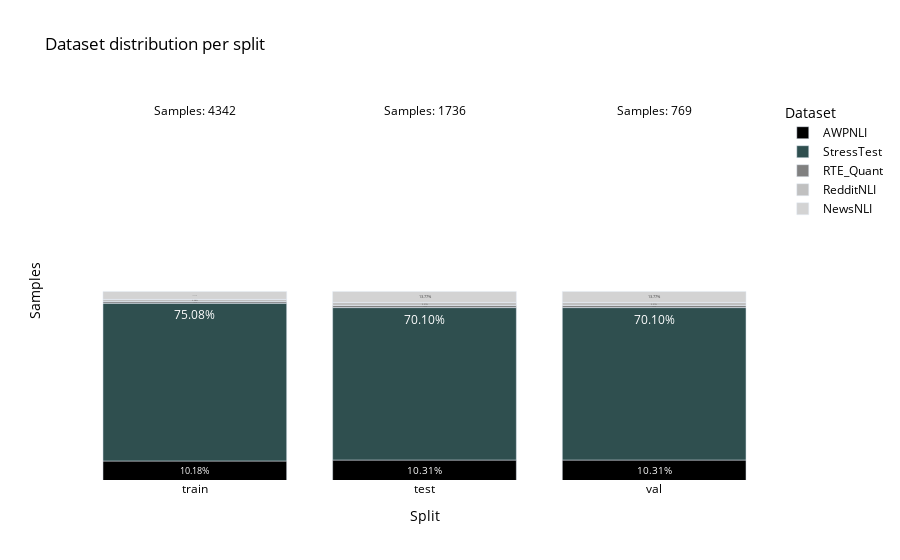

The notebook cell saved with this chart:
### Code cell
import plotly.express as px
import pandas as pd

# Custom color mapping for labels in shades of gray
color_discrete_map = {
    "AWPNLI": "black",
    "StressTest": "darkslategray",
    "RTE_Quant": "gray",
    "RedditNLI": "silver",
    "NewsNLI": "lightgray",
}

# Creating the bar chart
fig = px.bar(splits_df, x="Split", y="Samples", color="Dataset",
             title="Dataset distribution per split", color_discrete_map=color_discrete_map, text="Samples")
# Format text on bars to show as percentages
fig.update_traces(texttemplate='%{text:.2%}', textposition='inside')
# Remove the background behind the bars
fig.update_layout({
    'plot_bgcolor': 'rgba(255, 255, 255, 1)',
    'paper_bgcolor': 'rgba(255, 255, 255, 1)',
    'title_font_color': 'black',  # Set title text color to black
    'font_color': 'black',  # Set global font color to black (affects ticks and legend)
    # 'barmode': 'group'
})

# Remove grid lines and axis lines
fig.update_xaxes(showline=False, gridcolor='rgba(0,0,0,0)', tickfont=dict(color='black'), title_font=dict(color='black'))
fig.update_yaxes(showline=False, gridcolor='rgba(0,0,0,0)', tickfont=dict(color='white'), title_font=dict(color='black'))

for split, sample_count in zip(["train", "val", "test"], [4342, 769, 1736]):
    fig.add_annotation(
            x=split,
            y=1,  # Position at the top of the bar; may need adjustment.
            text=f"Samples: {sample_count}",
            showarrow=False,
            yshift=10  # Adjust this value to move the annotation up or down
        )

# Use a logarithmic scale for the y-axis
fig.update_yaxes(type='log')

# # Update dataset names/tick colors
# colors = ['red'] * 2 + ['blue'] * 3  # The first two red, the rest blue.
# fig.update_xaxes(
#     tickvals=equate_label_distribution['Dataset'].unique(),
#     ticktext=[f'<span style="color:{color}">{text}</span>' for color, text in zip(colors, equate_label_distribution['Dataset'].unique())],
#     tickmode='array'
# )

fig.show()

# os.makedirs("images", exist_ok=True)
# fig.write_image("images/training_splits.png")
# fig.write_image("images/training_splits.pdf")
# fig.write_image("images/training_splits.svg")

### Figure 1 — Plotly figure (JSON) as saved in the notebook; plotly's stock layout.template omitted (floating-point values rounded to 4 significant figures)
{"data": [{"alignmentgroup": "True", "hovertemplate": "Dataset=AWPNLI<br>Split=%{x}<br>Samples=%{text}<extra></extra>", "legendgroup": "AWPNLI", "marker": {"color": "black", "pattern": {"shape": ""}}, "name": "AWPNLI", "offsetgroup": "AWPNLI", "orientation": "v", "showlegend": true, "text": [0.1018, 0.1031, 0.1031], "textposition": "inside", "x": ["train", "test", "val"], "xaxis": "x", "y": [0.1018, 0.1031, 0.1031], "yaxis": "y", "type": "bar", "texttemplate": "%{text:.2%}"}, {"alignmentgroup": "True", "hovertemplate": "Dataset=StressTest<br>Split=%{x}<br>Samples=%{text}<extra></extra>", "legendgroup": "StressTest", "marker": {"color": "darkslategray", "pattern": {"shape": ""}}, "name": "StressTest", "offsetgroup": "StressTest", "orientation": "v", "showlegend": true, "text": [0.7508, 0.701, 0.701], "textposition": "inside", "x": ["train", "test", "val"], "xaxis": "x", "y": [0.7508, 0.701, 0.701], "yaxis": "y", "type": "bar", "texttemplate": "%{text:.2%}"}, {"alignmentgroup": "True", "hovertemplate": "Dataset=RTE_Quant<br>Split=%{x}<br>Samples=%{text}<extra></extra>", "legendgroup": "RTE_Quant", "marker": {"color": "gray", "pattern": {"shape": ""}}, "name": "RTE_Quant", "offsetgroup": "RTE_Quant", "orientation": "v", "showlegend": true, "text": [0.01958, 0.02304, 0.02304], "textposition": "inside", "x": ["train", "test", "val"], "xaxis": "x", "y": [0.01958, 0.02304, 0.02304], "yaxis": "y", "type": "bar", "texttemplate": "%{text:.2%}"}, {"alignmentgroup": "True", "hovertemplate": "Dataset=RedditNLI<br>Split=%{x}<br>Samples=%{text}<extra></extra>", "legendgroup": "RedditNLI", "marker": {"color": "silver", "pattern": {"shape": ""}}, "name": "RedditNLI", "offsetgroup": "RedditNLI", "orientation": "v", "showlegend": true, "text": [0.02579, 0.03514, 0.03514], "textposition": "inside", "x": ["train", "test", "val"], "xaxis": "x", "y": [0.02579, 0.03514, 0.03514], "yaxis": "y", "type": "bar", "texttemplate": "%{text:.2%}"}, {"alignmentgroup": "True", "hovertemplate": "Dataset=NewsNLI<br>Split=%{x}<br>Samples=%{text}<extra></extra>", "legendgroup": "NewsNLI", "marker": {"color": "lightgray", "pattern": {"shape": ""}}, "name": "NewsNLI", "offsetgroup": "NewsNLI", "orientation": "v", "showlegend": true, "text": [0.102, 0.1377, 0.1377], "textposition": "inside", "x": ["train", "test", "val"], "xaxis": "x", "y": [0.102, 0.1377, 0.1377], "yaxis": "y", "type": "bar", "texttemplate": "%{text:.2%}"}], "layout": {"xaxis": {"anchor": "y", "domain": [0.0, 1.0], "title": {"text": "Split", "font": {"color": "black"}}, "tickfont": {"color": "black"}, "showline": false, "gridcolor": "rgba(0,0,0,0)"}, "yaxis": {"anchor": "x", "domain": [0.0, 1.0], "title": {"text": "Samples", "font": {"color": "black"}}, "tickfont": {"color": "white"}, "showline": false, "gridcolor": "rgba(0,0,0,0)", "type": "log"}, "legend": {"title": {"text": "Dataset"}, "tracegroupgap": 0}, "title": {"text": "Dataset distribution per split", "font": {"color": "black"}}, "barmode": "relative", "font": {"color": "black"}, "plot_bgcolor": "rgba(255, 255, 255, 1)", "paper_bgcolor": "rgba(255, 255, 255, 1)", "annotations": [{"showarrow": false, "text": "Samples: 4342", "x": "train", "y": 1, "yshift": 10}, {"showarrow": false, "text": "Samples: 769", "x": "val", "y": 1, "yshift": 10}, {"showarrow": false, "text": "Samples: 1736", "x": "test", "y": 1, "yshift": 10}]}}
